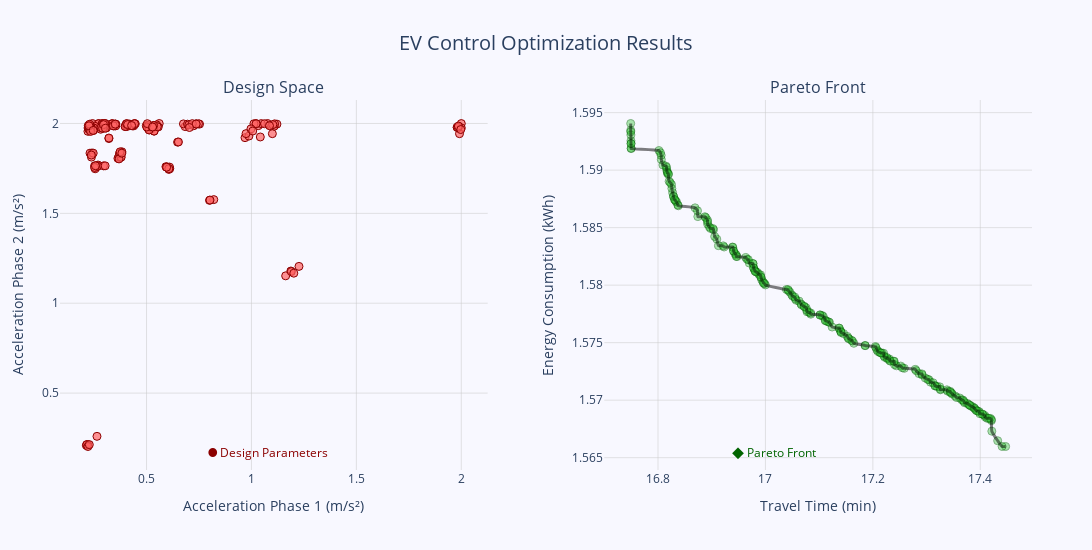

Notebook cell for this chart:
### Markdown cell above
### Visualize problem bounds

### Code cell
# Sort the Pareto front by travel time (x-axis)
sorted_front = df_front.sort_values(by='time_min')

# Create subplots with 1 row and 2 columns
fig = make_subplots(rows=1, cols=2,
                    subplot_titles=("Design Space", "Pareto Front"),
                    horizontal_spacing=0.12,
                    column_widths=[0.3, 0.3])

# 1. Design Space Plot (Left)
fig.add_trace(
    go.Scatter(
        x=df_front['accel_ms2'],
        y=df_front['decel_ms2'],
        mode='markers',
        marker=dict(
            size=8,
            color='rgba(255, 100, 100, 0.7)',
            line=dict(width=1, color='DarkRed')
        ),
        name='Design Points',
        hovertemplate="<b>Accel Phase 1</b>: %{x:.2f} m/s²<br><b>Accel Phase 2</b>: %{y:.2f} m/s²<extra></extra>"
    ),
    row=1, col=1
)

# 2. Pareto Front Plot (Right)
fig.add_trace(
    go.Scatter(
        x=df_front['time_min'],
        y=df_front['energy_kwh'],
        mode='markers',
        marker=dict(
            size=8,
            color='rgba(50, 200, 50, 0.8)',
            opacity=0.5,
            line=dict(width=1, color='DarkGreen')
        ),
        name='Pareto Front',
        hovertemplate="<b>Time</b>: %{x:.2f} min<br><b>Energy</b>: %{y:.4f} kWh<extra></extra>"
    ),
    row=1, col=2
)

# Add smooth trend line
fig.add_trace(
    go.Scatter(
        x=sorted_front['time_min'],
        y=sorted_front['energy_kwh'],
        mode='lines',
        line=dict(
            color='black',
            width=3,
            shape='spline',
            smoothing=0.5
        ),
        name='Pareto Frontier',
        hoverinfo='skip',
        opacity=0.5
    ),
    row=1, col=2
)

# Update layout
fig.update_layout(
    title_text="EV Control Optimization Results",
    title_x=0.5,
    title_font=dict(size=20),
    showlegend=False,
    width=1400,
    height=550,
    margin=dict(l=60, r=60, b=80, t=100),
    plot_bgcolor='rgba(248,248,255,1)',
    paper_bgcolor='rgba(248,248,255,1)'
)

# Customize axes
for col in [1, 2]:
    fig.update_xaxes(
        showgrid=True,
        gridcolor='rgba(200,200,200,0.5)',
        zerolinecolor='lightgrey',
        row=1, col=col
    )
    fig.update_yaxes(
        showgrid=True,
        gridcolor='rgba(200,200,200,0.5)',
        zerolinecolor='lightgrey',
        row=1, col=col
    )

# Axis titles
fig.update_xaxes(title_text="Acceleration Phase 1 (m/s²)", row=1, col=1)
fig.update_yaxes(title_text="Acceleration Phase 2 (m/s²)", row=1, col=1)
fig.update_xaxes(title_text="Travel Time (min)", row=1, col=2)
fig.update_yaxes(title_text="Energy Consumption (kWh)", row=1, col=2)

# Add annotations
fig.add_annotation(
    x=0.15, y=0.02,
    xref="paper", yref="paper",
    text="● Design Parameters",
    showarrow=False,
    font=dict(color='darkred')
)
fig.add_annotation(
    x=0.78, y=0.02,
    xref="paper", yref="paper",
    text="◆ Pareto Front",
    showarrow=False,
    font=dict(color='darkgreen')
)

fig.show()

### Figure 1 — Plotly figure (JSON) as saved in the notebook; plotly's stock layout.template omitted (floating-point values rounded to 4 significant figures; data arrays with more than 128 entries replaced by an {"elided": "..."} marker saying what was removed)
{"data": [{"hovertemplate": "<b>Accel Phase 1</b>: %{x:.2f} m/s²<br><b>Accel Phase 2</b>: %{y:.2f} m/s²<extra></extra>", "marker": {"color": "rgba(255, 100, 100, 0.7)", "line": {"color": "DarkRed", "width": 1}, "size": 8}, "mode": "markers", "name": "Design Points", "type": "scatter", "x": {"elided": "200 float values"}, "xaxis": "x", "y": {"elided": "200 float values"}, "yaxis": "y"}, {"hovertemplate": "<b>Time</b>: %{x:.2f} min<br><b>Energy</b>: %{y:.4f} kWh<extra></extra>", "marker": {"color": "rgba(50, 200, 50, 0.8)", "line": {"color": "DarkGreen", "width": 1}, "opacity": 0.5, "size": 8}, "mode": "markers", "name": "Pareto Front", "type": "scatter", "x": {"elided": "200 float values"}, "xaxis": "x2", "y": {"elided": "200 float values"}, "yaxis": "y2"}, {"hoverinfo": "skip", "line": {"color": "black", "shape": "spline", "smoothing": 0.5, "width": 3}, "mode": "lines", "name": "Pareto Frontier", "opacity": 0.5, "type": "scatter", "x": {"elided": "200 float values"}, "xaxis": "x2", "y": {"elided": "200 float values"}, "yaxis": "y2"}], "layout": {"annotations": [{"font": {"size": 16}, "showarrow": false, "text": "Design Space", "x": 0.22, "xanchor": "center", "xref": "paper", "y": 1, "yanchor": "bottom", "yref": "paper"}, {"font": {"size": 16}, "showarrow": false, "text": "Pareto Front", "x": 0.78, "xanchor": "center", "xref": "paper", "y": 1, "yanchor": "bottom", "yref": "paper"}, {"font": {"color": "darkred"}, "showarrow": false, "text": "● Design Parameters", "x": 0.15, "xref": "paper", "y": 0.02, "yref": "paper"}, {"font": {"color": "darkgreen"}, "showarrow": false, "text": "◆ Pareto Front", "x": 0.78, "xref": "paper", "y": 0.02, "yref": "paper"}], "height": 550, "margin": {"b": 80, "l": 60, "r": 60, "t": 100}, "paper_bgcolor": "rgba(248,248,255,1)", "plot_bgcolor": "rgba(248,248,255,1)", "showlegend": false, "title": {"font": {"size": 20}, "text": "EV Control Optimization Results", "x": 0.5}, "width": 1400, "xaxis": {"anchor": "y", "domain": [0, 0.44], "gridcolor": "rgba(200,200,200,0.5)", "showgrid": true, "title": {"text": "Acceleration Phase 1 (m/s²)"}, "zerolinecolor": "lightgrey"}, "xaxis2": {"anchor": "y2", "domain": [0.56, 1], "gridcolor": "rgba(200,200,200,0.5)", "showgrid": true, "title": {"text": "Travel Time (min)"}, "zerolinecolor": "lightgrey"}, "yaxis": {"anchor": "x", "domain": [0, 1], "gridcolor": "rgba(200,200,200,0.5)", "showgrid": true, "title": {"text": "Acceleration Phase 2 (m/s²)"}, "zerolinecolor": "lightgrey"}, "yaxis2": {"anchor": "x2", "domain": [0, 1], "gridcolor": "rgba(200,200,200,0.5)", "showgrid": true, "title": {"text": "Energy Consumption (kWh)"}, "zerolinecolor": "lightgrey"}}}
